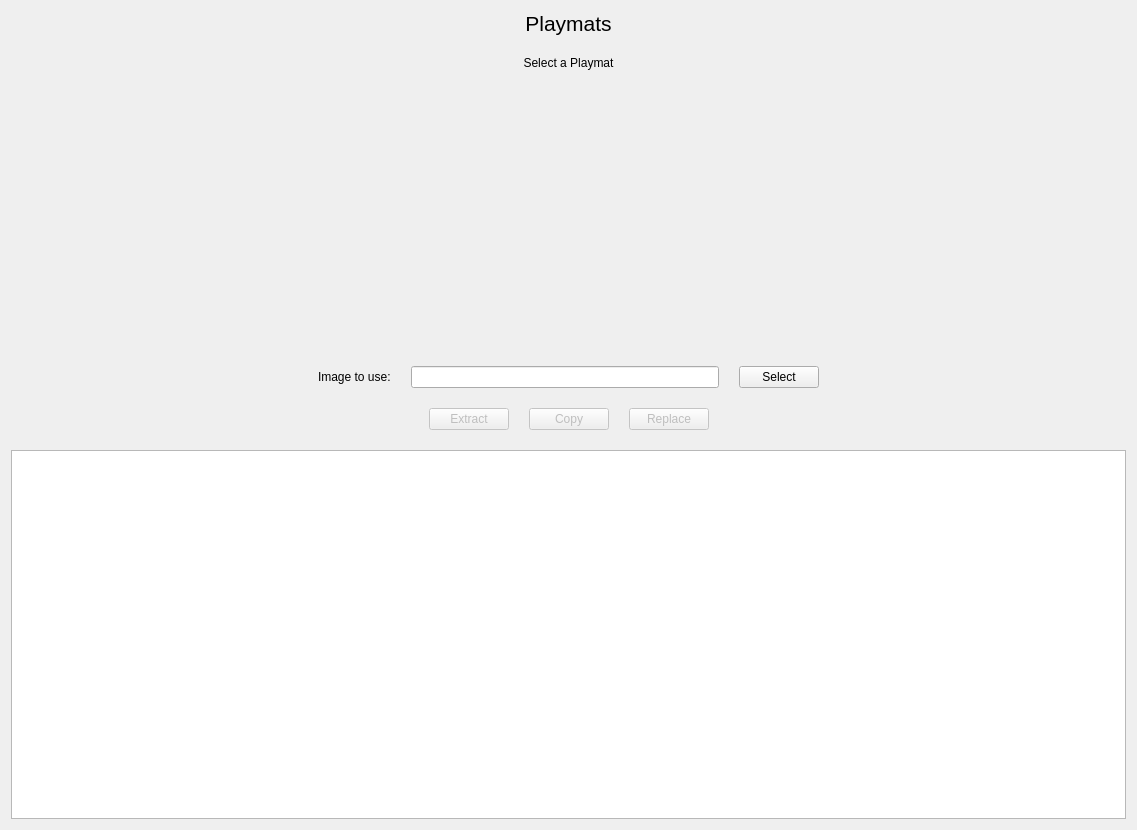
<?xml version="1.0" encoding="UTF-8"?>
<ui version="4.0">
 <class>Field</class>
 <widget class="QWidget" name="Field">
  <property name="geometry">
   <rect>
    <x>0</x>
    <y>0</y>
    <width>1137</width>
    <height>830</height>
   </rect>
  </property>
  <property name="windowTitle">
   <string>Form</string>
  </property>
  <layout class="QVBoxLayout" name="verticalLayout">
   <property name="spacing">
    <number>20</number>
   </property>
   <item>
    <widget class="QLabel" name="label">
     <property name="font">
      <font>
       <pointsize>16</pointsize>
      </font>
     </property>
     <property name="text">
      <string>Playmats</string>
     </property>
     <property name="alignment">
      <set>Qt::AlignmentFlag::AlignHCenter|Qt::AlignmentFlag::AlignTop</set>
     </property>
    </widget>
   </item>
   <item>
    <widget class="QLabel" name="bundle">
     <property name="sizePolicy">
      <sizepolicy hsizetype="Preferred" vsizetype="Preferred">
       <horstretch>0</horstretch>
       <verstretch>0</verstretch>
      </sizepolicy>
     </property>
     <property name="minimumSize">
      <size>
       <width>100</width>
       <height>0</height>
      </size>
     </property>
     <property name="text">
      <string>Select a Playmat</string>
     </property>
     <property name="alignment">
      <set>Qt::AlignmentFlag::AlignHCenter|Qt::AlignmentFlag::AlignTop</set>
     </property>
    </widget>
   </item>
   <item>
    <layout class="QHBoxLayout" name="horizontalLayout_6">
     <item>
      <layout class="QHBoxLayout" name="horizontalLayout_2">
       <item>
        <widget class="QLabel" name="preview">
         <property name="sizePolicy">
          <sizepolicy hsizetype="Expanding" vsizetype="Expanding">
           <horstretch>0</horstretch>
           <verstretch>0</verstretch>
          </sizepolicy>
         </property>
         <property name="maximumSize">
          <size>
           <width>512</width>
           <height>256</height>
          </size>
         </property>
         <property name="toolTip">
          <string>Preview</string>
         </property>
         <property name="text">
          <string/>
         </property>
         <property name="pixmap">
          <pixmap resource="../resources.qrc">:/ui/images/field.png</pixmap>
         </property>
         <property name="scaledContents">
          <bool>true</bool>
         </property>
         <property name="alignment">
          <set>Qt::AlignmentFlag::AlignHCenter|Qt::AlignmentFlag::AlignTop</set>
         </property>
        </widget>
       </item>
      </layout>
     </item>
     <item>
      <layout class="QHBoxLayout" name="horizontalLayout">
       <item>
        <widget class="QLabel" name="current">
         <property name="sizePolicy">
          <sizepolicy hsizetype="Expanding" vsizetype="Expanding">
           <horstretch>0</horstretch>
           <verstretch>0</verstretch>
          </sizepolicy>
         </property>
         <property name="minimumSize">
          <size>
           <width>0</width>
           <height>0</height>
          </size>
         </property>
         <property name="maximumSize">
          <size>
           <width>512</width>
           <height>256</height>
          </size>
         </property>
         <property name="toolTip">
          <string>Current</string>
         </property>
         <property name="text">
          <string/>
         </property>
         <property name="pixmap">
          <pixmap resource="../resources.qrc">:/ui/images/field.png</pixmap>
         </property>
         <property name="scaledContents">
          <bool>true</bool>
         </property>
         <property name="alignment">
          <set>Qt::AlignmentFlag::AlignHCenter|Qt::AlignmentFlag::AlignTop</set>
         </property>
        </widget>
       </item>
      </layout>
     </item>
    </layout>
   </item>
   <item>
    <layout class="QHBoxLayout" name="horizontalLayout_3">
     <item>
      <spacer name="horizontalSpacer_4">
       <property name="orientation">
        <enum>Qt::Orientation::Horizontal</enum>
       </property>
       <property name="sizeHint" stdset="0">
        <size>
         <width>40</width>
         <height>20</height>
        </size>
       </property>
      </spacer>
     </item>
     <item>
      <layout class="QVBoxLayout" name="verticalLayout_2">
       <item>
        <widget class="QLabel" name="label_4">
         <property name="text">
          <string>Image to use:</string>
         </property>
        </widget>
       </item>
      </layout>
     </item>
     <item>
      <layout class="QVBoxLayout" name="verticalLayout_3">
       <item>
        <widget class="QLineEdit" name="assetEdit">
         <property name="enabled">
          <bool>true</bool>
         </property>
         <property name="readOnly">
          <bool>true</bool>
         </property>
        </widget>
       </item>
      </layout>
     </item>
     <item>
      <layout class="QVBoxLayout" name="verticalLayout_4">
       <item>
        <widget class="QPushButton" name="selectButton">
         <property name="cursor">
          <cursorShape>PointingHandCursor</cursorShape>
         </property>
         <property name="text">
          <string>Select</string>
         </property>
         <property name="icon">
          <iconset theme="QIcon::ThemeIcon::DocumentOpen"/>
         </property>
        </widget>
       </item>
      </layout>
     </item>
     <item>
      <spacer name="horizontalSpacer">
       <property name="orientation">
        <enum>Qt::Orientation::Horizontal</enum>
       </property>
       <property name="sizeHint" stdset="0">
        <size>
         <width>40</width>
         <height>20</height>
        </size>
       </property>
      </spacer>
     </item>
    </layout>
   </item>
   <item>
    <layout class="QHBoxLayout" name="horizontalLayout_4">
     <item>
      <spacer name="horizontalSpacer_2">
       <property name="orientation">
        <enum>Qt::Orientation::Horizontal</enum>
       </property>
       <property name="sizeType">
        <enum>QSizePolicy::Policy::Expanding</enum>
       </property>
       <property name="sizeHint" stdset="0">
        <size>
         <width>120</width>
         <height>20</height>
        </size>
       </property>
      </spacer>
     </item>
     <item>
      <widget class="QPushButton" name="extractButton">
       <property name="enabled">
        <bool>false</bool>
       </property>
       <property name="sizePolicy">
        <sizepolicy hsizetype="Fixed" vsizetype="Fixed">
         <horstretch>0</horstretch>
         <verstretch>0</verstretch>
        </sizepolicy>
       </property>
       <property name="cursor">
        <cursorShape>PointingHandCursor</cursorShape>
       </property>
       <property name="layoutDirection">
        <enum>Qt::LayoutDirection::LeftToRight</enum>
       </property>
       <property name="text">
        <string>Extract</string>
       </property>
      </widget>
     </item>
     <item>
      <widget class="QPushButton" name="copyButton">
       <property name="enabled">
        <bool>false</bool>
       </property>
       <property name="cursor">
        <cursorShape>PointingHandCursor</cursorShape>
       </property>
       <property name="text">
        <string>Copy</string>
       </property>
      </widget>
     </item>
     <item>
      <widget class="QPushButton" name="replaceButton">
       <property name="enabled">
        <bool>false</bool>
       </property>
       <property name="sizePolicy">
        <sizepolicy hsizetype="Fixed" vsizetype="Fixed">
         <horstretch>0</horstretch>
         <verstretch>0</verstretch>
        </sizepolicy>
       </property>
       <property name="cursor">
        <cursorShape>PointingHandCursor</cursorShape>
       </property>
       <property name="layoutDirection">
        <enum>Qt::LayoutDirection::LeftToRight</enum>
       </property>
       <property name="text">
        <string>Replace</string>
       </property>
      </widget>
     </item>
     <item>
      <spacer name="horizontalSpacer_3">
       <property name="orientation">
        <enum>Qt::Orientation::Horizontal</enum>
       </property>
       <property name="sizeHint" stdset="0">
        <size>
         <width>40</width>
         <height>20</height>
        </size>
       </property>
      </spacer>
     </item>
    </layout>
   </item>
   <item>
    <widget class="QListView" name="fieldsView">
     <property name="cursor" stdset="0">
      <cursorShape>PointingHandCursor</cursorShape>
     </property>
     <property name="frameShape">
      <enum>QFrame::Shape::StyledPanel</enum>
     </property>
     <property name="iconSize">
      <size>
       <width>256</width>
       <height>256</height>
      </size>
     </property>
     <property name="resizeMode">
      <enum>QListView::ResizeMode::Adjust</enum>
     </property>
     <property name="layoutMode">
      <enum>QListView::LayoutMode::Batched</enum>
     </property>
     <property name="spacing">
      <number>2</number>
     </property>
     <property name="viewMode">
      <enum>QListView::ViewMode::IconMode</enum>
     </property>
    </widget>
   </item>
  </layout>
 </widget>
 <resources>
  <include location="../resources.qrc"/>
 </resources>
 <connections/>
</ui>
